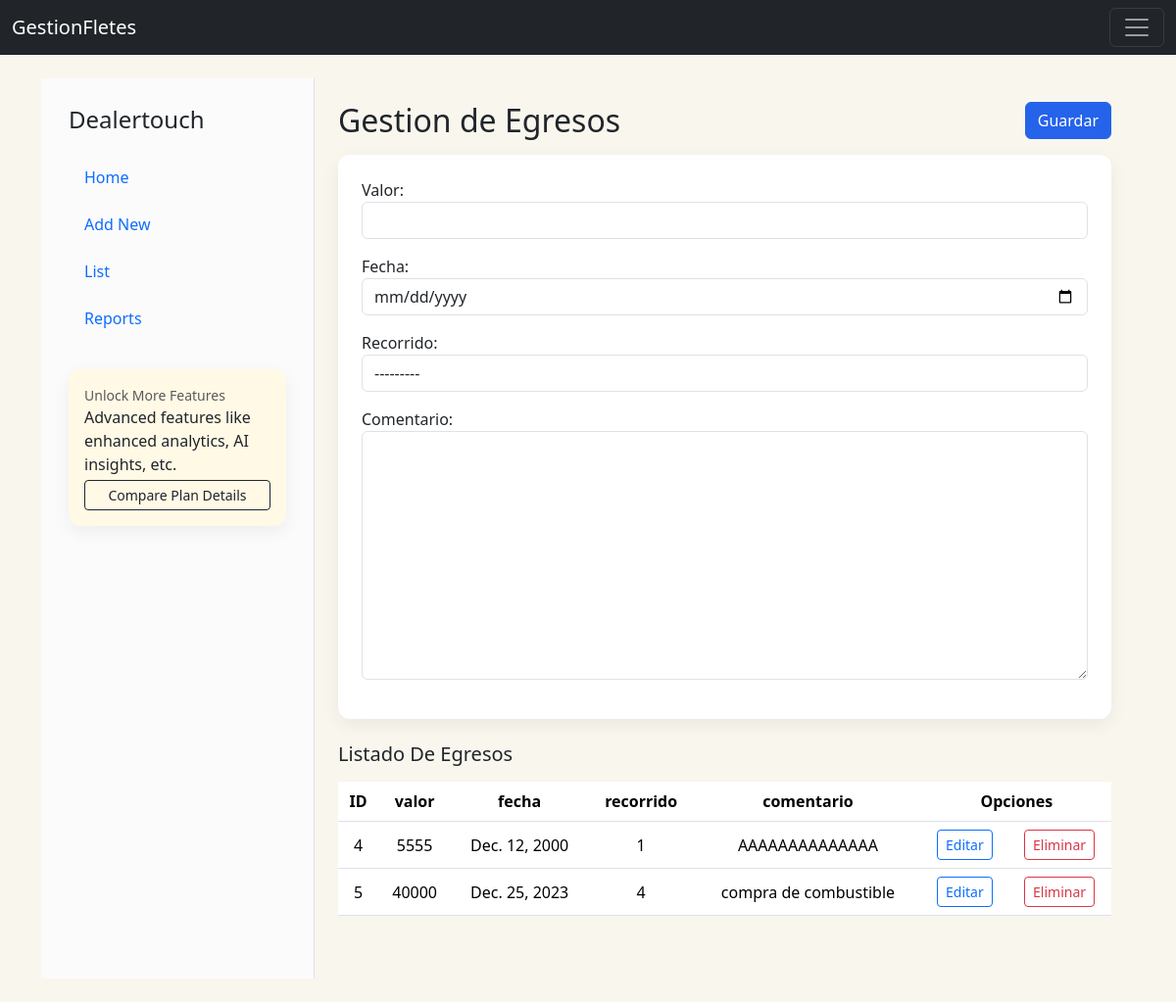
The page /IngEgr/registrarEgresos/ on the database as committed earlier.
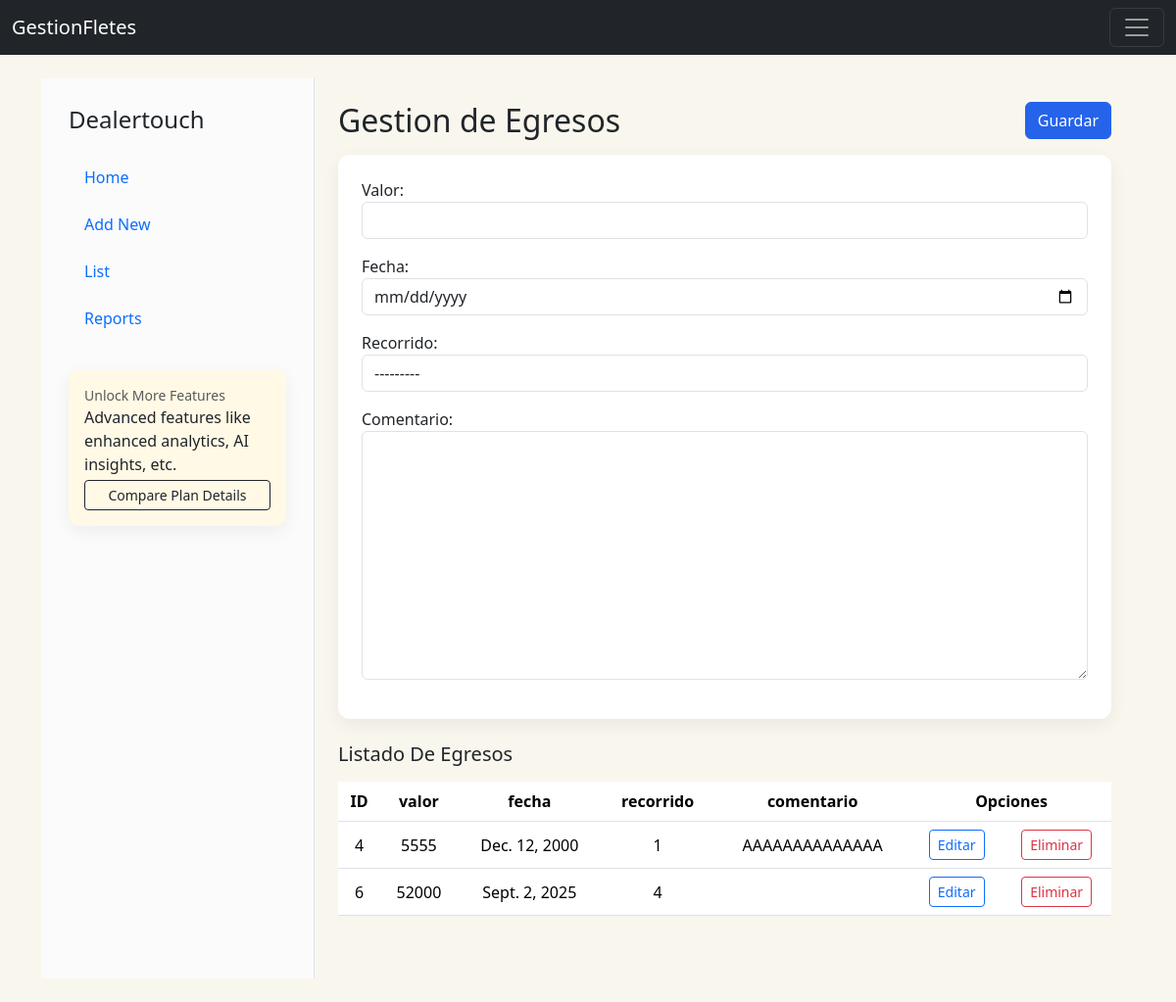
The same page on the database as committed later.
### IngresosEgresos/models.py (models this page shows, shortened)
class Egresos(models.Model):
    egresoID = models.AutoField(primary_key=True)
    valor = models.PositiveIntegerField()
    fecha = models.DateField()
    recorrido = models.ForeignKey(Recorridos, on_delete=models.CASCADE, null=True)
    comentario = models.TextField(max_length=50, null=True)

### CrudRecorridos/models.py (models this page shows)
class Recorridos(models.Model):
    recorridoID = models.AutoField(primary_key=True)
    conductor = models.ForeignKey(Conductores, on_delete=models.CASCADE)
    vehiculo = models.ForeignKey(Vehiculos, on_delete=models.CASCADE)
    fecha = models.DateField()
    direccionOrigen = models.CharField(max_length=50)
    direccionDestino = models.CharField(max_length=50)
    carga = models.TextField(max_length=100)
    detalle = models.TextField(max_length=100, null=True)
    distancia_km = models.FloatField(null=True, blank=True, help_text='Distancia recorrida en km')
    gps_data = models.JSONField(null=True, blank=True, help_text='Datos GPS del recorrido (lista de puntos, GPX, etc)')
    def __str__(self):
        texto= "{0} {1} {2} {3} {4} {5} {6} {7}"
        return texto.format(self.recorridoID, self.conductor, self.vehiculo, self.fecha, self.direccionOrigen, self.direccionDestino, self.carga, self.detalle)

### IngresosEgresos/views.py (the view)
# urls.py: path('registrarEgresos/', views.registrarEgresos, name='registrarEgresos'),
def registrarEgresos(request):
    egresos = Egresos.objects.all()
    if request.method == 'POST':
        form = EgresosForm(request.POST)
        if form.is_valid():
            form.save()
            messages.success(request, 'Egreso Registrado Correctamente!')
            return redirect('registrarEgresos')
        else:
            messages.error(request, 'Error al registrar el Egreso. Por favor, verificar los datos.')
            return render(request,'gestionEgresos.html', {"form":form, "egresos":egresos})
    else:
        form = EgresosForm()
        return render(request,'gestionEgresos.html', {"form":form, "egresos":egresos})

### IngresosEgresos/forms.py
class EgresosForm(forms.ModelForm):
    class Meta:
        model = Egresos
        fields = ['valor', 'fecha', 'recorrido', 'comentario']
    def __init__(self, *args, **kwargs):
        super(EgresosForm, self).__init__(*args, **kwargs)
        self.fields['comentario'].required = False

### CrudConductores/models.py (called while the page is built)
    def __str__(self):
        texto= "{0} {1} {2} {3} {4} {5} {6}"
        return texto.format(self.conductorID, self.rut, self.nombre, self.apellido, self.fechaNacimiento, self.direccion, self.licencia)

### CrudVehiculos/models.py (called while the page is built)
    def __str__(self):
        texto= "{0} {1} {2} {3} {4} {5} {6}"
        return texto.format(self.vehiculoID, self.patente, self.marca, self.modelo, self.fechaAdquisicion, self.estado, self.comentario)

### IngresosEgresos/templates/gestionEgresos.html (shortened to what this page needs)
{% extends "partials/gestion_layout.html" %}
{% load widget_tweaks %}
{% block gestion_header %}
        <div class="d-flex align-items-start mb-3">
            <div>
                <h2 class="mb-0">Gestion de Egresos</h2>
            </div>
            <div class="ms-auto">
                <button form="egresosForm" type="submit" class="btn btn-primary">Guardar</button>
            </div>
        </div>
{% endblock %}
{% block gestion_body %}
        <form id="egresosForm" action="{% url 'registrarEgresos' %}" method="post">
            <div class="mb-3">
                {{ form.valor.label_tag }}
                {% render_field form.valor class="form-control" %}
            </div>
            <div class="mb-3">
                {{ form.fecha.label_tag }}
                {% render_field form.fecha class="form-control" type="date" %}
            </div>
            <div class="mb-3">
                {{ form.recorrido.label_tag }}
                {% render_field form.recorrido class="form-control" %}
            </div>
            <div class="mb-3">
                {{ form.comentario.label_tag }}
                {% render_field form.comentario class="form-control" %}
            </div>
        </form>
    {% endblock %}
    {% block gestion_after %}
        <h5>Listado De Egresos</h5>
        <div class="table responsive py-2">
            <table class="table table-hover">
                <thead>
                    <tr>
                        <th>ID</th>
                        <th>valor</th>
                        <th>fecha</th>
                        <th>recorrido</th>
                        <th>comentario</th>
                        <th colspan="2">Opciones</th>
                    </tr>
                </thead>
                <tbody>
                    {% for egreso in egresos %}
                        <tr>
                            <td>{{egreso.egresoID}}</td>
                            <td>{{egreso.valor}}</td>
                            <td>{{egreso.fecha}}</td>
                            <td>{{egreso.recorrido.recorridoID}}</td>
                            <td>{{egreso.comentario}}</td>
                            <td><a href ="{%url 'editarEgresos' egreso.egresoID %}" class = "btn btn-sm btn-outline-primary" >Editar </a></td>
                            <td><a href ="{%url 'eliminarEgresos' egreso.egresoID %}" class = "btn btn-sm btn-outline-danger btnEliminacion" >Eliminar </a></td>
                        </tr>
                    {% empty %}
                        <tr><td colspan="7">No egresos registrados.</td></tr>
                    {% endfor %}
                </tbody>
            </table>
        </div>
    {% endblock %}

### Home/templates/partials/gestion_layout.html
{% extends "Base.html" %}
{% load static %}
{% block body %}
  <div class="row g-0" style="min-height:70vh;">
    <div class="col-12 col-md-3 bg-light border-end" style="min-height:70vh; padding:28px;">
      <div class="mb-4">
        <h4>Dealertouch</h4>
      </div>
      <ul class="nav flex-column">
        <li class="nav-item mb-2"><a class="nav-link" href="#">Home</a></li>
        <li class="nav-item mb-2"><a class="nav-link" href="#">Add New</a></li>
        <li class="nav-item mb-2"><a class="nav-link" href="#">List</a></li>
        <li class="nav-item mb-2"><a class="nav-link" href="#">Reports</a></li>
      </ul>
      <div class="card mt-4 p-3" style="background:#fff9e6;">
        <small class="text-muted">Unlock More Features</small>
        <p class="mb-1">Advanced features like enhanced analytics, AI insights, etc.</p>
        <div class="d-grid">
          <a class="btn btn-outline-dark btn-sm" href="#">Compare Plan Details</a>
        </div>
      </div>
    </div>
    <div class="col-12 col-md-9 p-4">
      {% block gestion_header %}{% endblock %}
      <div class="card p-4 mb-4">
        {% block gestion_body %}{% endblock %}
      </div>
      {% block gestion_after %}{% endblock %}
    </div>
  </div>
{% endblock %}

### CrudFletes/templates/Base.html (shortened to what this page needs)
<!DOCTYPE html>
<html lang="en">
<head>
     {% load static %}
    <link href="https://cdn.jsdelivr.net/npm/bootstrap@5.3.2/dist/css/bootstrap.min.css" rel="stylesheet">
    <link rel="stylesheet" href="{% static 'css/gestionFletes.css' %}">
</head>
<body>
    <nav class="navbar navbar-dark bg-dark">
        <div class="container-fluid">
          <a class="navbar-brand" href="#">GestionFletes</a>
          <button class="navbar-toggler" type="button" data-bs-toggle="collapse" data-bs-target="#navbarNav" aria-controls="navbarNav" aria-expanded="false" aria-label="Toggle navigation">
            <span class="navbar-toggler-icon"></span>
          </button>
        </div>
      </nav>
    <div class="container py-4">
        {% block body %}
        {% endblock %}
    </div>
</body>
</html>

### Home/static/css/gestionFletes.css (style rules this page uses)
th, td { text-align: center; vertical-align: middle; }
body { background-color: #F9F6EE; }
.bg-light { background-color: #fbfbfc !important; }
.card { border: 0; box-shadow: 0 6px 18px rgba(15, 23, 42, 0.06); border-radius: 12px; }
.btn-primary { background: #2563eb; border-color:#2563eb }

Rows that differ between the two databases and show on the page:
removed Egresos: egresoID "5", valor "40000", fecha "Dec. 25, 2023", recorrido.recorridoID "4", comentario "compra de combustible"
added Egresos: egresoID "6", valor "52000", fecha "Sept. 2, 2025", recorrido.recorridoID "4"
